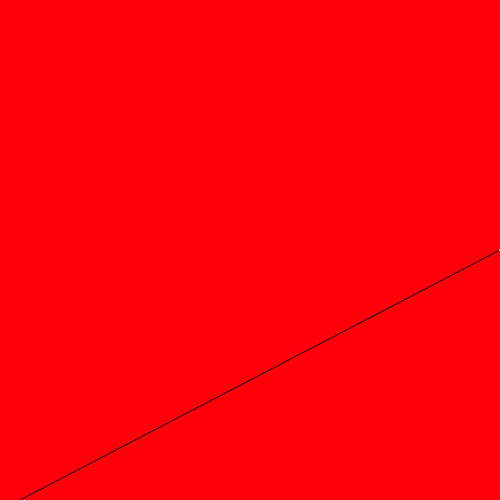
Frame 1 (no input)
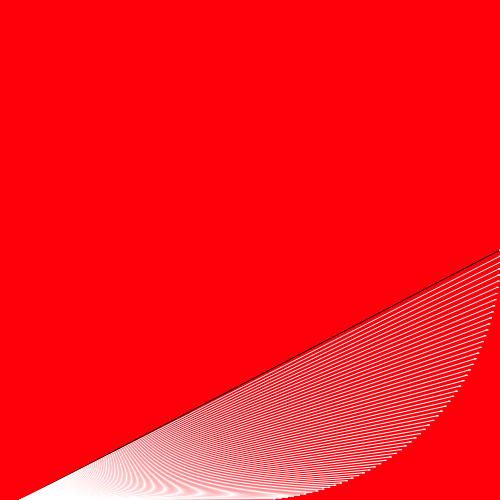
Frame 60 (no input)
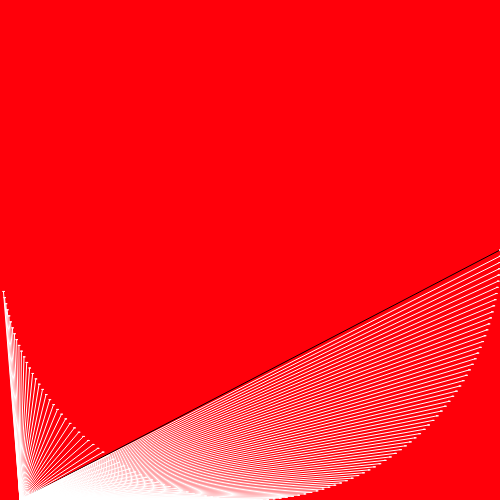
Frame 120 (the mouse pressed at the canvas centre since frame 60)

The p5.js sketch that drew these frames (run headless with seeded random() and noise() and a simulated clock; from frame 60 on, the mouse is pressed at the canvas centre):

// p5.js sketch
// ── sketch.js
var angle = 0; // this means my angle is always 0//

function setup() {
  createCanvas(500, 500); // this makes my background 500px by 500px//
  background(255, 0, 10); // this makes my background colour the first number is the amount of red the second number is the amount of green and the third number is the amount of blue//
}

function draw() {
  var x = map(cos(angle), -1, 1, 0, width); // map remaps the number for me and con makes the angle complementary//
  var y = map(sin(angle), -1, 1, 0, height); // map remaps the number for me  sin makes the the angle into a right angle//
  line(20, 500, x, y);  // this creates the line the number 20 is the x of the first point and the 500 is the y of first point//
  stroke('white');

  ellipse(x, y, 2, 0); // this creates a circle the number 2 is the width and the number 0 is the height//

  angle += 0.025; // i changed my angle to 0.025//
}
